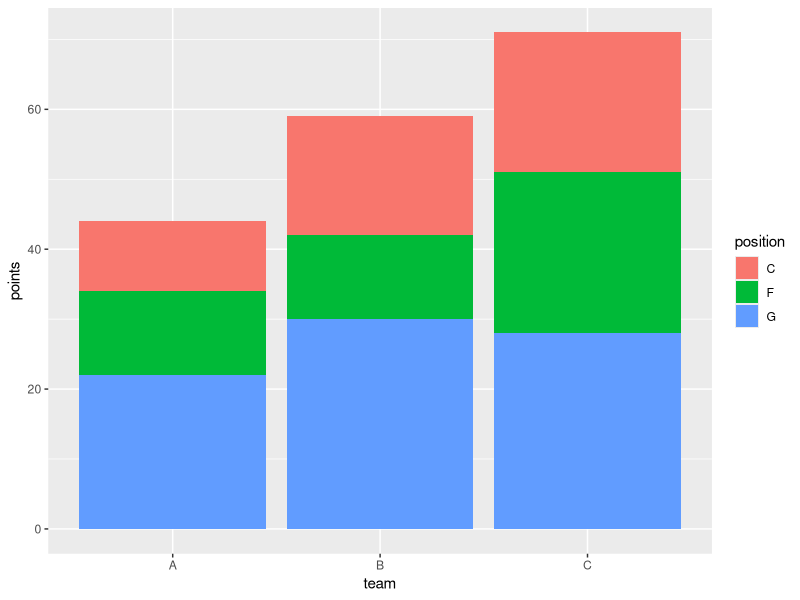
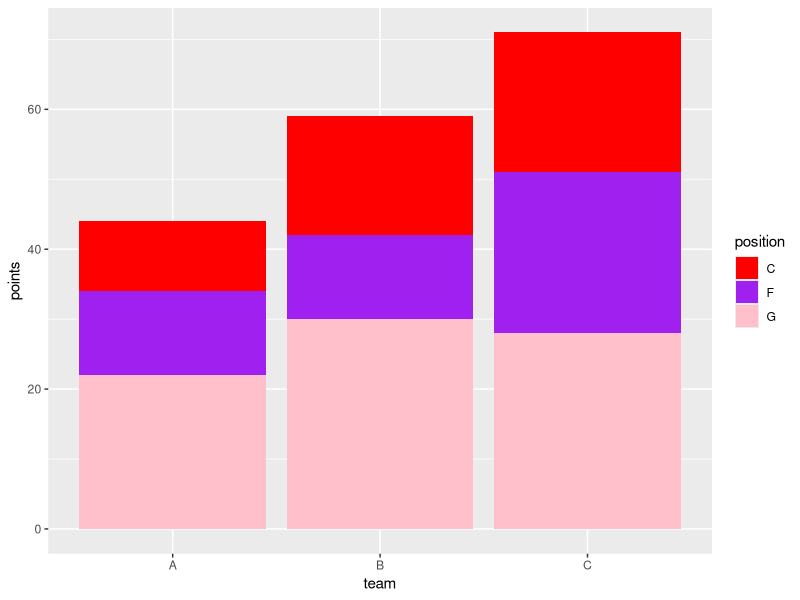
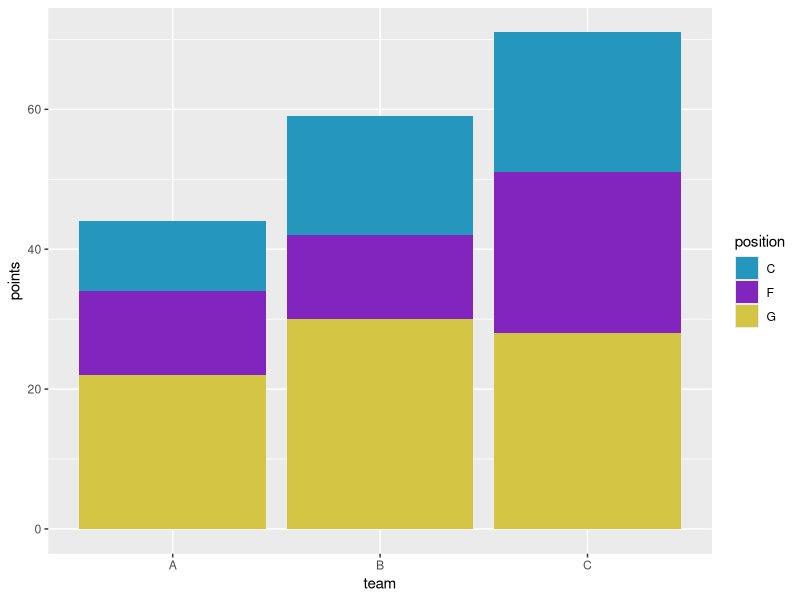

These figures' R source, in order:
# Example: Change Color of Bars in Stacked Bar Chart in ggplot2
# create data frame
df <- data.frame(team=c('A', 'A', 'A', 'B', 'B', 'B', 'C', 'C', 'C'),
                 position=c('G', 'F', 'C', 'G', 'F', 'C', 'G', 'F', 'C'),
                 points=c(22, 12, 10, 30, 12, 17, 28, 23, 20))

# view data frame
df

library("ggplot2")

# create stacked bar chart
ggplot(df, aes(x=team, y=points, fill=position)) + 
  geom_bar(position="stack", stat="identity")

library("ggplot2")

# create stacked bar chart with custom colors
ggplot(df, aes(x=team, y=points, fill=position)) + 
  geom_bar(position = "stack", stat = "identity") + 
  scale_fill_manual(values = c("red", "purple", "pink"))

# Also note that we can use hex color codes within the scale_fill_manual() function:
library("ggplot2")

# create stacked bar chart with custom hex color codes
ggplot(df, aes(x=team, y=points, fill=position)) + 
  geom_bar(position = "stack", stat = "identity") + 
  scale_fill_manual(values = c("#2596BE", "#8225BE", "#D4C443"))
